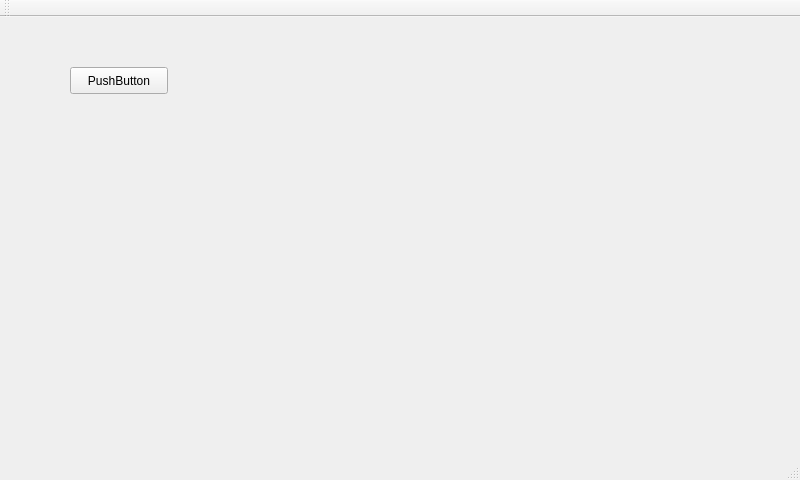
<?xml version="1.0" encoding="UTF-8"?>
<ui version="4.0">
 <class>MainWindow</class>
 <widget class="QMainWindow" name="MainWindow">
  <property name="geometry">
   <rect>
    <x>0</x>
    <y>0</y>
    <width>800</width>
    <height>480</height>
   </rect>
  </property>
  <property name="windowTitle">
   <string>MainWindow</string>
  </property>
  <widget class="QWidget" name="centralWidget">
   <widget class="QPushButton" name="pushButton">
    <property name="geometry">
     <rect>
      <x>70</x>
      <y>50</y>
      <width>98</width>
      <height>27</height>
     </rect>
    </property>
    <property name="text">
     <string>PushButton</string>
    </property>
   </widget>
  </widget>
  <widget class="QMenuBar" name="menuBar">
   <property name="geometry">
    <rect>
     <x>0</x>
     <y>0</y>
     <width>800</width>
     <height>25</height>
    </rect>
   </property>
  </widget>
  <widget class="QToolBar" name="mainToolBar">
   <attribute name="toolBarArea">
    <enum>TopToolBarArea</enum>
   </attribute>
   <attribute name="toolBarBreak">
    <bool>false</bool>
   </attribute>
  </widget>
  <widget class="QStatusBar" name="statusBar"/>
 </widget>
 <layoutdefault spacing="6" margin="11"/>
 <resources/>
 <connections/>
</ui>
